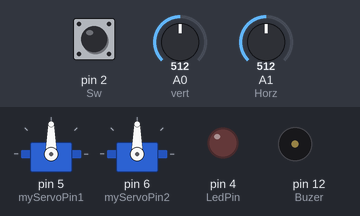
This program was run on a simulated Arduino Uno, built with avr-gcc and run on an emulated ATmega328P. Parts: 2 × servo, output pins drawn as LEDs (lit = HIGH), buzzer (waves = sounding). Dashed ring = blinking. Inputs (shaded band) come from the test bench; at power-on: pin 2 (Sw) HIGH, A0 (vert) = 512, A1 (Horz) = 512.

Above: at 1.2 s.
1.3 s: pin 2 (Sw) pulled LOW for 0.15 s
At 2.2 s:
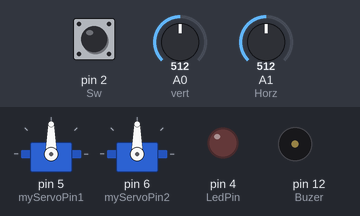
3.0 s: A0 (vert) set to 716
At 4.2 s:
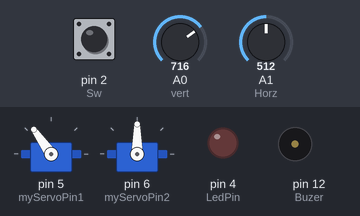
4.5 s: A1 (Horz) set to 716
At 5.3 s:
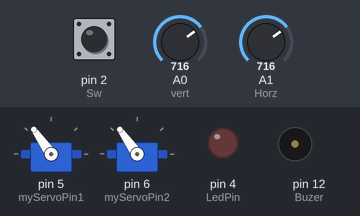
6.0 s: A0 (vert) set to 900
At 6.5 s:
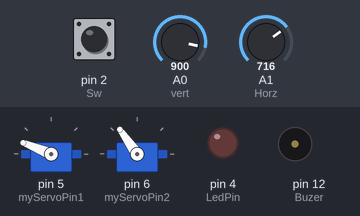
7.5 s: A1 (Horz) set to 900
At 8.7 s:
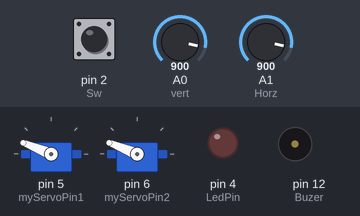
9.0 s: pin 2 (Sw) pulled LOW for 1 s
At 9.95 s:
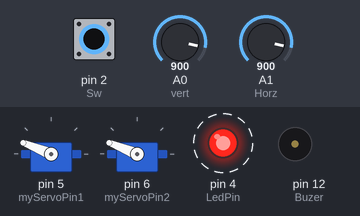
Timing chart, 0 to 12.0 s (numbered marks = the images above; inputs shaded):
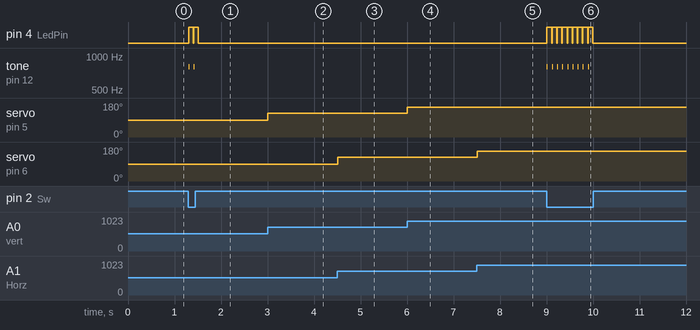

The program:

main.cpp
```cpp
// Set up the servo motor
#include "main.h"
Servo myServo1;
Servo myServo2;


void setup() {
  // put your setup code here, to run once:
pinMode(vert, INPUT);  // the vertical buttons of the joy
pinMode(Horz, INPUT);  // the horizontal buttons of the joy
pinMode(Sw, INPUT);
pinMode(LedPin, OUTPUT);
pinMode(Buzer, OUTPUT);
myServo1.attach(myServoPin1);
myServo2.attach(myServoPin2);
digitalWrite(Sw, HIGH);
}

void loop() {
  // put your main code here, to run repeatedly:
myServo1.write(180.0/1023.*analogRead(vert)); //Position of the horn
myServo2.write(180.0/1023.*analogRead(Horz)); //Position of the horn
delay(10);
// The Vertical potentiometer of the joyatick to the buzer
if (180./1023*analogRead(vert)>=180){
tone(Buzer, 180./1023*analogRead(Horz)+50, 10);
}

if (180./1023*analogRead(vert)<90){
tone(Buzer, 180./1023*analogRead(Horz)+100, 10);
}
// The horizontal potentiometer of the joystick to the buzer
if (180./1023*analogRead(Horz)>=180){
tone(Buzer, 180./1023*analogRead(Horz)+200, 10);
}

if (180./1023*analogRead(Horz)<90){
tone(Buzer, 180./1023*analogRead(Horz)+300, 10);
}

// The switch in the center of the joystick
if (digitalRead(Sw)==0){
 tone(Buzer, 800, 10);
digitalWrite(LedPin, HIGH);
delay(100);
digitalWrite(LedPin, LOW);}
}
```

GlobalConst.h
```cpp
/*
This is the header of all the constants used in the projects
 */
#ifndef CLOBALCONST_H
#define GLOBALCONST_H
#include <Arduino.h>
// Set the pin of both Servo
const int myServoPin1 =5;
const int myServoPin2 =6;
// Setup the buzer
const int Buzer = 12;
// Setup the Joystick which is just tow potentiometers and a switch
const int vert = A0;
const int Horz = A1;
const int Sw   = 2;
// Setup the Led pin
int LedPin = 4;

#endif
```

main.h
```cpp
/*
This is the header of the main.cpp file
 */

#ifndef MAIN_H
#define MAIN_H
#include<Servo.h>
#include "GlobalConst.h"
#endif
```

Measured:
- after the input at 1.3 s, pin 4 (LedPin): alternates HIGH for 0.10 s and LOW for 0.01 s, 4 changes in all, then stays LOW, starting at once; tone on pin 12 (Buzer): alternates 800 Hz for 0.01 s and silent for 0.10 s, 4 changes in all, then stays silent, starting at once
- after the input at 3.0 s, servo on pin 5 (myServoPin1): 90° → 125° at once
- after the input at 4.5 s, servo on pin 6 (myServoPin2): 90° → 125° at once
- after the input at 6.0 s, servo on pin 5 (myServoPin1): 125° → 158° at once
- after the input at 7.5 s, servo on pin 6 (myServoPin2): 125° → 158° at once
- after the input at 9.0 s, pin 4 (LedPin): alternates HIGH for 0.10 s and LOW for 0.01 s, 18 changes in all, then stays LOW, starting at once; tone on pin 12 (Buzer): alternates 800 Hz for 0.01 s and silent for 0.10 s, 18 changes in all, then stays silent, starting at once
